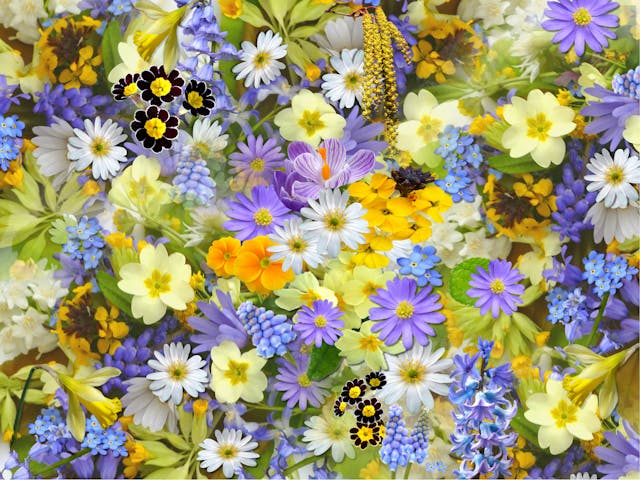
#> input picture 02-feature-detection/images/flowers.jpg, 640 x 480 px
$ python hough-lines.py
#> lines starting #> are read from the running program, lines starting #| are printed output that depends on the picture; after the words box and inside, x2 and y2 are one past the last pixel; in counts of white or black regions, pixels touching at a corner belong together
import cv2 as cv
import numpy as np
import matplotlib.pyplot as plt
import os

def houghLineTransform(path):


    # Load in color and convert to RGB for Matplotlib
#> called with path = '02-feature-detection/images/flowers.jpg'
    imgColor = cv.imread(path, cv.IMREAD_COLOR)
#> imgColor is the input picture: shape (480, 640, 3); mean B, G, R 119, 152.8, 158.6
    img = cv.cvtColor(imgColor, cv.COLOR_BGR2RGB)
    imgGray = cv.cvtColor(imgColor, cv.COLOR_BGR2GRAY)
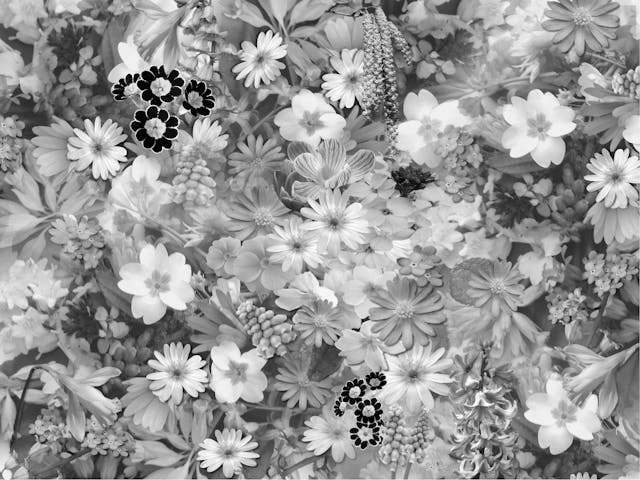
#> imgGray: shape (480, 640); min 0, max 255, mean 150.7

    imgBlur = cv.GaussianBlur(imgGray, (21, 21), 3)
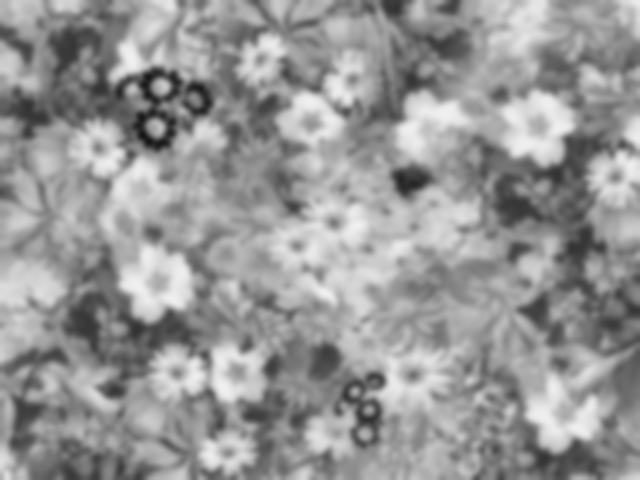
#> imgBlur: shape (480, 640); min 21, max 240, mean 150.6
    cannyEdge = cv.Canny(imgBlur, 50, 180)
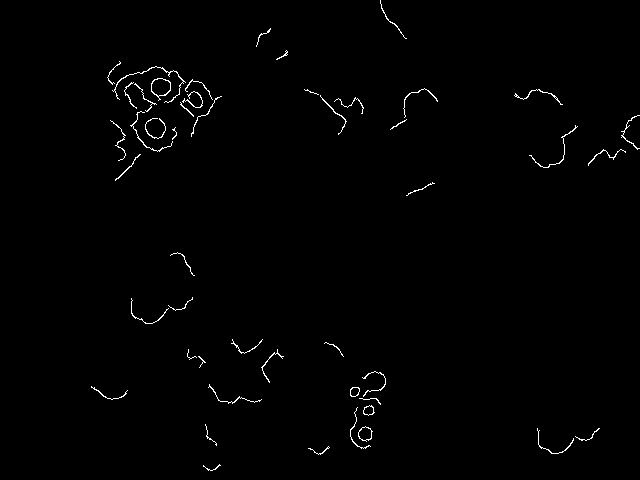
#> cannyEdge: shape (480, 640); 0.83% white in thin lines or dots, all inside (x1, y1, x2, y2) = (91, 0, 640, 471)

    plt.figure(figsize=(15, 5))

    plt.subplot(1, 4, 1)
    plt.imshow(img)
    plt.title("Original")
    plt.axis("off")

    plt.subplot(1, 4, 2)
    plt.imshow(imgBlur, cmap='gray')
    plt.title("Blurred")
    plt.axis("off")

    plt.subplot(1, 4, 3)
    plt.imshow(cannyEdge, cmap='gray')
    plt.title("Canny Edges")
    plt.axis("off")

    distResol = 1
    angleResol = np.pi / 180
    threshold = 50
    lines = cv.HoughLines(cannyEdge, distResol, angleResol, threshold)
#> lines = [[209, 0.785]]

    # Draw lines on the original color image
    imgLines = img.copy()
    k = 3000
    if lines is not None:
        for curLine in lines:
            rho, theta = curLine[0]
            dhat = np.array([[np.cos(theta)], [np.sin(theta)]])
            dk = rho * dhat
            lhat = np.array([[-np.sin(theta)], [np.cos(theta)]])
            p1 = dk + k * lhat
            p2 = dk - k * lhat
            p1 = p1.astype(int)
            p2 = p2.astype(int)
            cv.line(imgLines, (p1[0][0], p1[1][0]), (p2[0][0], p2[1][0]), (255, 0, 0), 2)
#> this loop made 1 pass
#> (rho, theta, dhat, dk, lhat, p1, p2) on pass 1: (209, 0.785, [0.707, 0.707], [147.8, 147.8], [-0.707, 0.707], [-1973, 2269], [2269, -1973])
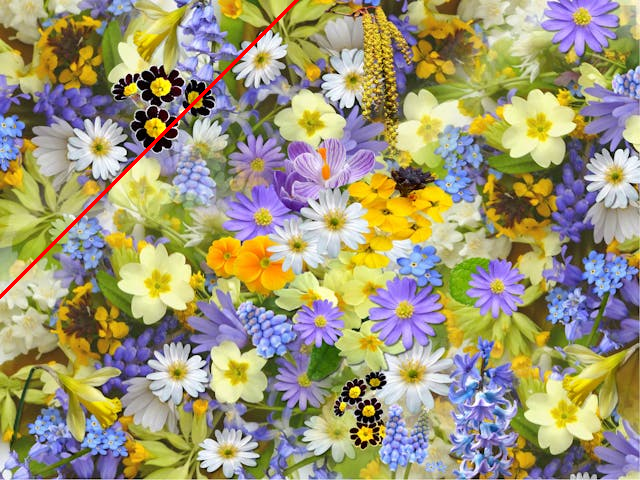
#> imgLines: shape (480, 640, 3); mean R, G, B 159.1, 152, 118.5

    plt.subplot(1, 4, 4)
    plt.imshow(imgLines)
    plt.title("Hough Lines")
    plt.axis("off")

    plt.tight_layout()
    plt.show()

if __name__ == "__main__":
    root =  os.path.dirname(os.path.abspath(__file__))
    path = os.path.join(root, "images", "flowers.jpg")
    houghLineTransform(path)
